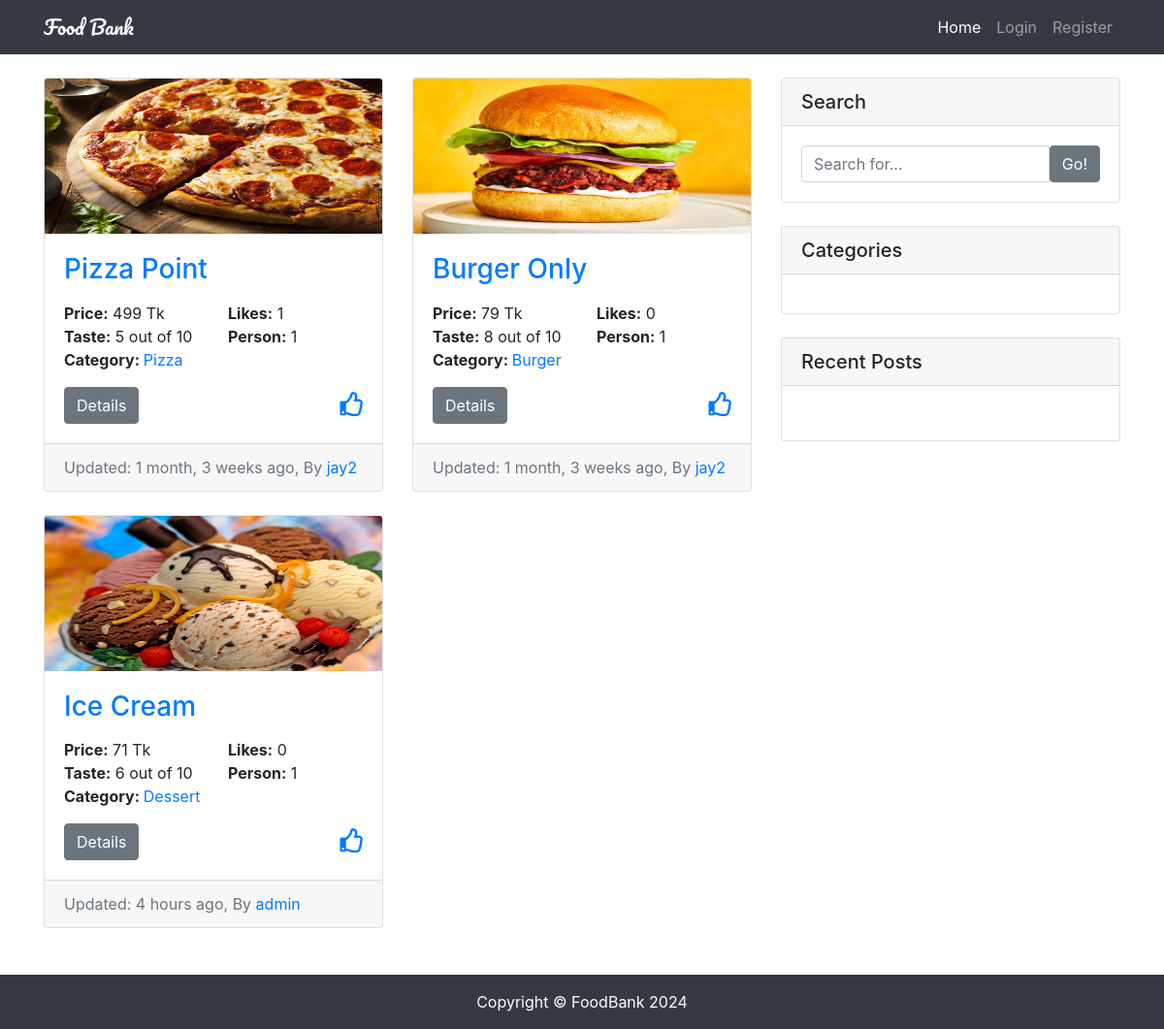
The page / on the database its author committed.
### restaurants/models.py (models this page shows, shortened)
class Restaurant(models.Model):
    user = models.ForeignKey(User, on_delete=models.CASCADE)
    title = models.CharField(max_length=120)
    image = models.ImageField(upload_to='restaurants/')
    categories = models.CharField(max_length=120)
    location = models.CharField(max_length=120)
    price = models.IntegerField()
    vat = models.PositiveIntegerField(default=0)
    taste = models.PositiveIntegerField(choices=choices)
    persons = models.PositiveIntegerField(choices=choices)
    details = models.TextField()
    slug = models.SlugField(unique=True, blank=True)
    likes = models.ManyToManyField(User, related_name='post_likes', blank=True)
    views = models.IntegerField(default=0,blank=True)
    created_at = models.DateTimeField(auto_now_add=True)
    updated_at = models.DateTimeField(auto_now=True)
    is_active = models.BooleanField(default=True)
    def likes_count(self):
        return self.likes.count()
    def get_categories(self):
        cats = self.categories.split(',')
        return cats

### restaurants/views.py (the view, shortened to what this page needs)
# urls.py: path('', RestaurantListView.as_view(), name='home'),
class RestaurantListView(ListView):
    queryset = Restaurant.objects.all()
    paginate_by = 6
    template_name = 'restaurants/restaurant_list.html'
    def get_queryset(self):
        queryset = super().get_queryset()
        q = self.request.GET.get('q')
        cat = self.request.GET.get('cat')
        author = self.request.GET.get('author')
        if q:
            queryset = queryset.filter(
                Q(title__icontains=q) |
                Q(details__icontains=q)
            ).distinct()
        if cat:
            queryset = queryset.filter(categories__icontains=cat)
        if author:
            queryset = queryset.filter(user__username=author)
        return queryset

### templates/restaurants/restaurant_list.html (shortened to what this page needs)
{% extends 'base.html' %}
{% load humanize %}
{% block content %}
<div class="row">
  <div class="col-md-8 my-4">
    <div class="row">
      {% if object_list %}
      {% for obj in object_list %}
      <div class="col-md-6">
        <div class="card mb-4">
          <img class="card-img-top" src="{{ obj.image.url }}" alt="Card image cap" style="height:160px">
          <div class="card-body">
            <h3 class="card-title">
              <a href="{% url 'detail' obj.slug %}">{{ obj.title }}</a>
            </h3>
            <p class="card-text">
              <div class="row">
                <div class="col-md-6">
                  <b>Price:</b> {{ obj.price|intcomma }} Tk
                </div>
                <div class="col-md-6">
                  <b>Likes:</b> {{ obj.likes_count }}
                </div>
              </div>
              <div class="row">
                <div class="col-md-6">
                  <b>Taste:</b> {{ obj.taste }} out of 10
                </div>
                <div class="col-md-6">
                  <b>Person:</b> {{ obj.persons }}
                </div>
              </div>
              <div class="row">
                <div class="col-md-12">
                  <b>Category: </b>
                  {% for cat in obj.get_categories %}
                  <a href="?q={{ request.GET.q }}&cat={{ cat }}">{{ cat }}</a>
                  {% endfor %}
                </div>
              </div>
            </p>
            <a href="{% url 'detail' obj.slug %}" class="btn btn-secondary">Details</a>
            <div class="float-right user-icons">
              {% if obj in user_liked_posts %}
              <form action="{% url 'home' %}" id='like_form{{ obj.id }}' method="POST">
                {% csrf_token %}
                <input type="hidden" name="unlike" value="{{ obj.id }}">
                <a href="javascript:{}" onclick="document.getElementById('like_form{{obj.id}}').submit(); return false;">
                  <i class="fas fa-thumbs-up"></i></a>
              </form>
              {% else %}
              <form action="{% url 'home' %}" id='unlike_form{{ obj.id }}' method="POST">
                <a href="javascript:{}" onclick="document.getElementById('unlike_form{{obj.id}}').submit(); return false;">
                  <i class="far fa-thumbs-up"></i></a>
              </form>
              {% endif %}
            </div>
          </div>
          <div class="card-footer text-muted">
            Updated: {{obj.updated_at|naturaltime}}, By
            <a href="?author={{ obj.user }}">{{ obj.user }}</a>
          </div>
        </div>
      </div>
      {% endfor %}
      {% else %}
      <P class="btn btn-warning ml-3">Sorry !! No post found...</P>
      {% endif %}
    </div>
  </div>
  {% endblock content %}

### templates/base.html (shortened to what this page needs)
<!DOCTYPE html>
<html lang="en">
<head>
    {% include 'partials/_styles.html' %}
</head>
<body>
    {% include 'partials/_navbar.html' %}
    <div class="container">
        {% block content %}{% endblock content %}
        {% block widgets %}{% include 'partials/_widgets.html' %}{% endblock widgets %}
    </div>
    {% include 'partials/_footer.html' %}

### templates/partials/_styles.html (shortened to what this page needs)
{% load static %}
<link rel="stylesheet" href="https://stackpath.bootstrapcdn.com/bootstrap/4.3.1/css/bootstrap.min.css"
>
<link href="{% static 'restaurants/css/style.css' %}" rel="stylesheet">
<link rel="stylesheet" href="https://use.fontawesome.com/releases/v5.7.2/css/all.css"
>

### templates/partials/_navbar.html (shortened to what this page needs)
<nav class="navbar navbar-expand-lg navbar-dark bg-dark fixed-top">
    <div class="container">
    <a class="navbar-brand" href="{% url 'home' %}">Food Bank</a>
        <div class="collapse navbar-collapse" id="navbarResponsive">
            <ul class="navbar-nav ml-auto">
                <li class="nav-item active">
                    <a class="nav-link" href="{% url 'home' %}">Home
                    </a>
                </li>
                {% if request.user.is_authenticated %}
                <li class="nav-item">
                    <a class="nav-link" href="{% url 'my_posts' %}">Dashboard</a>
                </li>
                <li class="nav-item">
                    <a class="nav-link" href="{% url 'profile' request.user.id %}">Profile</a>
                </li>
                <li class="nav-item">
                    <a class="nav-link" href="{% url 'create' %}">Create Post</a>
                </li>
                <li class="nav-item">
                    <a class="nav-link" href="{% url 'logout' %}">Logout</a>
                </li>
                {% else %}
                <li class="nav-item">
                    <a class="nav-link" href="{% url 'login' %}">Login</a>
                </li>
                <li class="nav-item">
                    <a class="nav-link" href="{% url 'register' %}">Register</a>
                </li>
                {% endif %}
            </ul>
        </div>
    </div>
</nav>

### templates/partials/_widgets.html (shortened to what this page needs)
<div class="col-md-4">
    <div class="card my-4">
        <h5 class="card-header">Search</h5>
        <div class="card-body">
            <form action="{% url 'home' %}" method="get">
                <div class="input-group">
                    <input type="search" name='q' class="form-control" placeholder="Search for..." value="{{ request.GET.q }}" required>
                    <span class="input-group-btn">
                        <button class="btn btn-secondary" type="submit">Go!</button>
                    </span>
                </div>
            </form>
        </div>
    </div>
    <div class="card my-4">
        <h5 class="card-header">Categories</h5>
        <div class="card-body">
        </div>
    </div>
    <div class="card my-4">
        <h5 class="card-header">Recent Posts</h5>
        <div class="card-body">
        </div>
    </div>
</div>
</div>

### templates/partials/_footer.html (shortened to what this page needs)
<footer class="py-3 bg-dark">
    <div class="container">
        <p class="m-0 text-center text-white">Copyright &copy; FoodBank {% now 'Y' %}</p>
    </div>
</footer>

### static/restaurants/css/style.css (style rules this page uses)
body { padding-top: 56px; }
.navbar-brand { font-family: 'Pacifico',cursive; }
.user-icons { font-size: 25px; }

### rows shown on the page
Restaurant: image (picture), title "Pizza Point", price "499", likes_count "1", taste "5", persons "1", get_categories "Pizza", updated_at "1 month, 3 weeks ago", user "jay2"
Restaurant: image (picture), title "Burger Only", price "79", likes_count "0", taste "8", persons "1", get_categories "Burger", updated_at "1 month, 3 weeks ago", user "jay2"
Restaurant: image (picture), title "Ice Cream", price "71", likes_count "0", taste "6", persons "1", get_categories "Dessert", updated_at "4 hours ago", user "admin"
